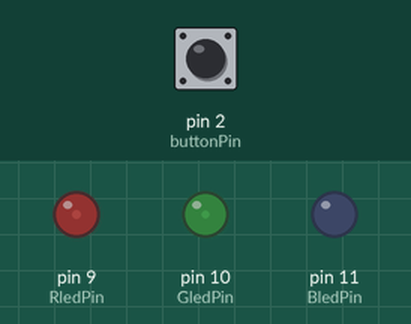
This sketch was run on a simulated Arduino Uno, built with avr-gcc and run on an emulated ATmega328P. Shown: output pins drawn as LEDs (lit = HIGH). The test bench sets the inputs (shaded band); at power-on: pin 2 (buttonPin) HIGH.

Above: at 1.2 s.
1.3 s: pin 2 (buttonPin) pulled LOW for 0.15 s
At 1.78 s:
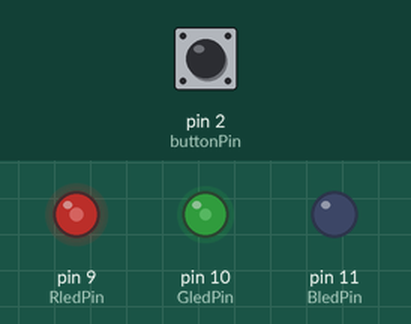
At 3.4 s:
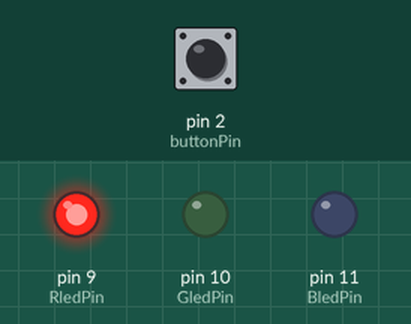
4.3 s: pin 2 (buttonPin) pulled LOW for 3.2 s
At 7.75 s:
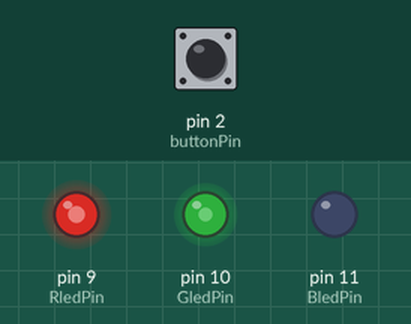
Timing chart, 0 to 14.0 s (numbered marks = the images above; inputs shaded):
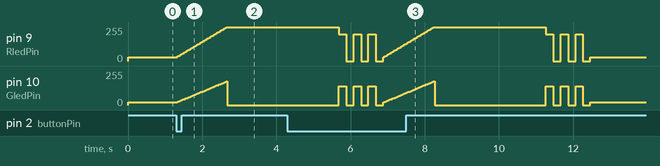

Measured:
- after the input at 1.3 s, pin 9 (RledPin): moves from 30/255 to 255/255 over 1.3 s, starting at once; pin 10 (GledPin): rises from 21/255 to 178/255 in 1.3 s, then falls to 0/255 in 0.03 s

The sketch:

halloween_lamp.ino
```cpp
const int RledPin = 9;
const int GledPin = 10;
const int BledPin = 11;
const int buttonPin = 2;

bool buttonPressed = false;
int brightness = 30; // 初始微亮黃光
int fadeAmount = 5;
unsigned long lastPress = 0;

void setup() {
  pinMode(RledPin, OUTPUT);
  pinMode(GledPin, OUTPUT);
  pinMode(BledPin, OUTPUT);
  pinMode(buttonPin, INPUT_PULLUP);
  showYellow(brightness);
}

void loop() {
  if (digitalRead(buttonPin) == LOW && millis() - lastPress > 300) {
    lastPress = millis();
    buttonPressed = true;
  }

  if (buttonPressed) {
    for (int b = brightness; b <= 255; b += fadeAmount) {
      showYellow(b);
      delay(30);
    }

    showRed(255);
    delay(3000);

    for (int i = 0; i < 6; i++) {
      if (i % 2 == 0) showYellow(200);
      else showOff();
      delay(200);
    }

    brightness = 30;
    showYellow(brightness);
    buttonPressed = false;
  }
}

void showYellow(int b) {
  int r = constrain(b, 0, 255);
  int g = constrain((int)(b * 0.7), 0, 255);
  int bl = 0;
  analogWrite(RledPin, r);
  analogWrite(GledPin, g);
  analogWrite(BledPin, bl);
}

void showRed(int b) {
  analogWrite(RledPin, constrain(b, 0, 255));
  analogWrite(GledPin, 0);
  analogWrite(BledPin, 0);
}

void showOff() {
  analogWrite(RledPin, 0);
  analogWrite(GledPin, 0);
  analogWrite(BledPin, 0);
}
```
